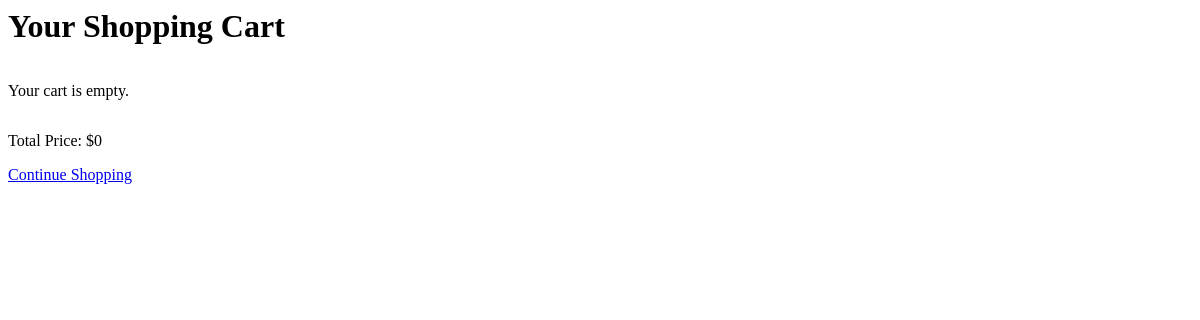
Page /cart/ (signed in) on the earlier database version.
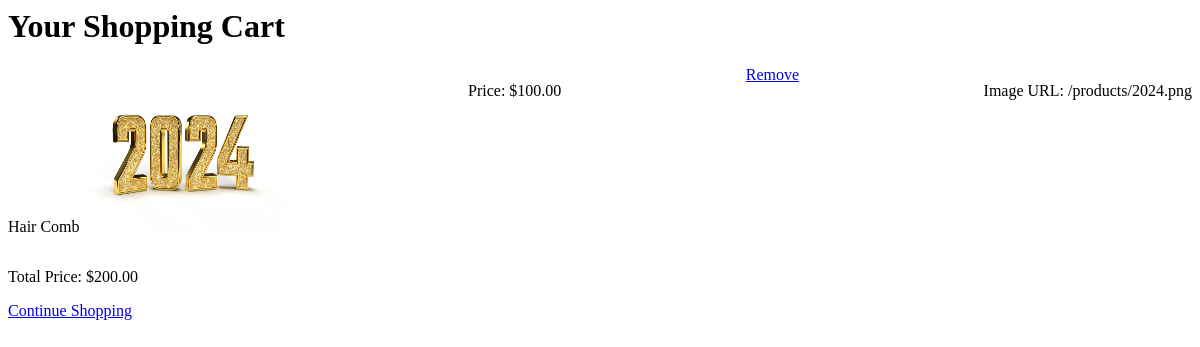
Same page on the later database version.
### restFramework/models.py (models this page shows, shortened)
class CartItem(models.Model):
    product = models.ForeignKey(Product, on_delete=models.CASCADE)
    quantity = models.PositiveIntegerField(default=0)
    user = models.ForeignKey(User, on_delete=models.CASCADE)
    date_added = models.DateTimeField(auto_now_add=True)

class Product(models.Model):
    name = models.CharField(max_length=100)
    description = models.TextField(null=True)
    price = models.DecimalField(max_digits=10, decimal_places=2)
    image = models.ImageField(upload_to='products/')
    owner=models.ForeignKey(Person,on_delete=models.CASCADE,default=1)

### restFramework/views.py (the view)
# urls.py: path('cart/', views.view_cart, name='view_cart'),
def view_cart(request):
    cart_items = CartItem.objects.filter(user=request.user)
    total_price = sum(item.product.price * item.quantity for item in cart_items)
    products=Product.objects.all()
    return render(request, 'ecom/cart.html', {'cart_items': cart_items, 'total_price': total_price,'products': products})

### restFramework/templates/ecom/cart.html (shortened to what this page needs)
<html lang="en">
<head>
</head>
<body>
    <h1>Your Shopping Cart</h1>
    <div class="product-list">
    {% for item in cart_items %}
        <p>{{ item.product.name }} <img src="{{ item.product.image.url }}" alt="{{ item.product.name }}" width="200" height="150"></p>
        <p>Price: ${{ item.product.price }}</p>
        <a href="{% url 'restFramework:remove_from_cart' item.id %}">Remove</a>
        <p>Image URL: {{ item.product.image.url }}</p>
    {% empty %}
        <p>Your cart is empty.</p>
    {% endfor %}
    </div>
    <p>Total Price: ${{ total_price }}</p>
    <a href="{% url 'restFramework:product_list' %}">Continue Shopping</a>
</body>
</html>

### restFramework/templates/ecom/cart.html (style rules this page uses)
.product-list { display: flex; flex-wrap: wrap; justify-content: space-between; list-style: none; padding: 0; }

Differences in the rows shown:
added CartItem: product.name "Hair Comb", product.image (picture), product.price "100.00", product.image "/products/2024.png"
Other differences:
{{ total_price }}: "0" → "200.00"
text no longer shown: "Your cart is empty."
